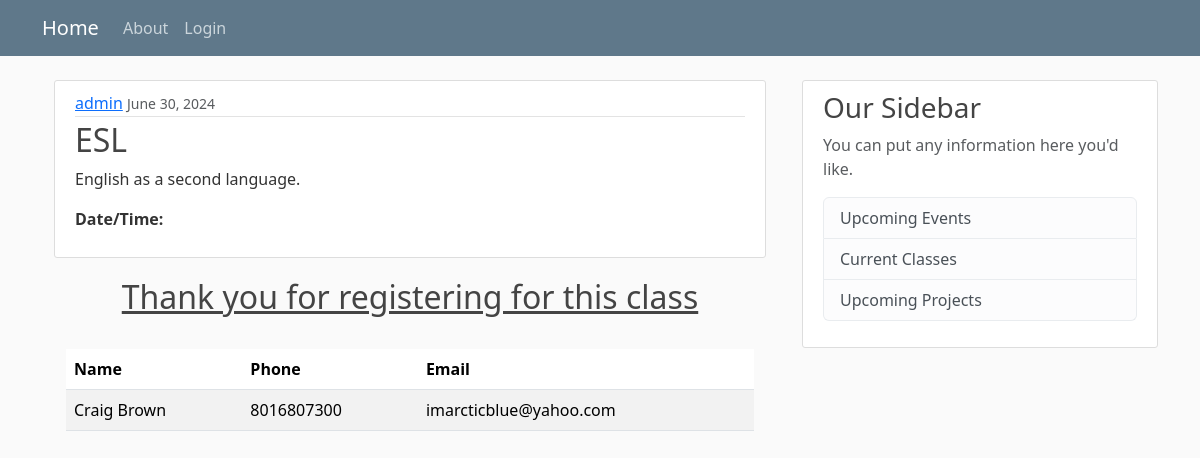
The app's page /crcclass/1/register/complete with its own data.
### common/models.py (models this page shows, shortened)
class CRCRegister(models.Model):
    crcclass = models.ForeignKey(CRCClass, related_name='registrations', on_delete=models.CASCADE)
    name = models.CharField(max_length=255)
    phone = models.CharField(max_length=15)
    email = models.CharField(max_length=100, null=True)

class CRCClass(models.Model):
    title = models.CharField(max_length=100)
    location = models.CharField(max_length=255)
    times = models.CharField(max_length=255)
    date_posted = models.DateTimeField(default=timezone.now)
    summary = models.CharField(max_length=255, null=True)
    description = RichTextField(max_length=4096, null=True)
    author = models.ForeignKey(User, on_delete=models.CASCADE)

### public/views.py (the view)
# urls.py: path('crcclass/<int:pk>/register/complete', CRCClassRegistrationCompleteView.as_view(), name="public-crcclass-register-complete"),
class CRCClassRegistrationCompleteView(TemplateView):
    template_name = 'public_crcclasses/crcclass_registration_complete.html'
    def get_context_data(self, **kwargs):
        context = super().get_context_data(**kwargs)
        crcregister_id = self.kwargs['pk']
        registration = CRCRegister.objects.filter(id=crcregister_id).first()
        context['registration'] = registration
        return context

### public/templates/public_crcclasses/crcclass_registration_complete.html (shortened to what this page needs)
{% extends "public/base.html" %}
{% block content %}
<div class="container">
  <article class="media content-section">
      <div class="media-body">
        <div class="article-metadata">
          <a class="mr-2" href="#">{{ registration.crcclass.author }}</a>
          <small class="text-muted">{{ registration.crcclass.date_posted|date:"F d, Y" }}</small>
        </div>
        <h2 class="article-title">{{ registration.crcclass.title }}</h2>
        <p class="article-content">{{ registration.crcclass.description }}</p>
        <p class="article-content"><b>Date/Time:</b>{{ registration.ccrclass.times }}</p>
      </div>
  </article>
  <div>
    <div class="container">
      <h2 class="text-center"><u>Thank you for registering for this class</u></h2><br>
      <table class="table table-striped">
        <thead>
          <tr>
            <th>Name</th>
            <th>Phone</th>
            <th>Email</th>
          </tr>
        </thead>
        <tbody>
          <tr>
            <td>{{ registration.name }}</td>
            <td>{{ registration.phone }}</td>
            <td>{{ registration.email }}</td>
          </tr>
        </tbody>
      </table>
    </div>
  </div>
</div>
{% endblock %}

### public/static/public/main.css (style rules this page uses)
body { background: #fafafa; color: #333333; margin-top: 5rem; }
h1, h2, h3, h4, h5, h6 { color: #444444; }
.content-section { background: #ffffff; padding: 10px 20px; border: 1px solid #dddddd; border-radius: 3px; margin-bottom: 20px; }
.article-title { color: #444444; }
.article-content { white-space: pre-line; }
.article-metadata { padding-bottom: 1px; margin-bottom: 4px; border-bottom: 1px solid #e3e3e3 }

### records on screen
CRCRegister: crcclass.author "admin", crcclass.date_posted "June 30, 2024", crcclass "ESL", crcclass.description "English as a second language.", name "Craig Brown", phone "8016807300", email "imarcticblue@yahoo.com"
